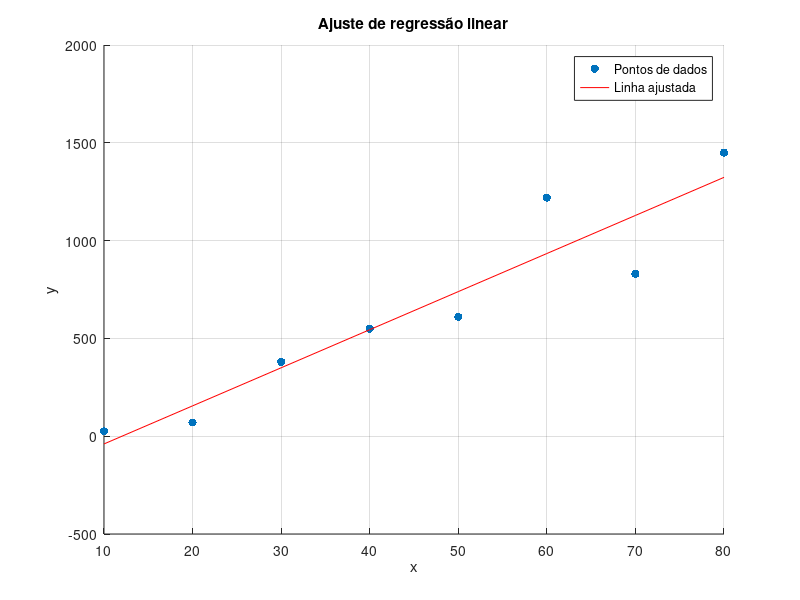

Here is the MATLAB script that generated this plot:
% entrada
xi = [10, 20, 30, 40, 50, 60, 70, 80];
yi = [25, 70, 380, 550, 610, 1220, 830, 1450];

% Número de pontos de dados
n = length(xi);

% Calculando as somas dos coeficientes
Sx = sum(xi);
Sy = sum(yi);
Sx2 = sum(xi.^2);
Sxy = sum(xi .* yi);

% Calculando o coeficiente de ajuste liniear
a1 = (n * Sxy - Sx * Sy) / (n * Sx2 - Sx^2);
a2 = mean(yi) - a1 * mean(xi);

% Calculate the fitted values
y_fit = a1 * xi + a2;

% Calculate the total standard deviation (St)
y_mean = mean(yi);
St = sum((yi - y_mean).^2);

% Calcule a soma residual dos quadrados (Sr)
Sr = sum((yi - y_fit).^2);

% Calculado erro padrão
Syx = sqrt(Sr / (n - 2));

% Calculando o coeficiente (r^2)
r2 = (St - Sr) / St;

% Saida dos resultados
fprintf('Inclinação a(1): %.4f\n', a1);
fprintf('Interserção a(2): %.4f\n', a2);
fprintf('Desvio Padrão Total (St): %.4f\n', sqrt(St / (n - 1)));
fprintf('Erro Padrão da Estimativa (Syx): %.4f\n', Syx);
fprintf('Coeficiente de Determinação(r^2): %.4f\n', r2);

% Plotando os pontos
figure;
scatter(xi, yi, 'filled');
hold on;
plot(xi, y_fit, '-r');
xlabel('x');
ylabel('y');
title('Ajuste de regressão linear');
legend('Pontos de dados', 'Linha ajustada');
grid on;
hold off;
